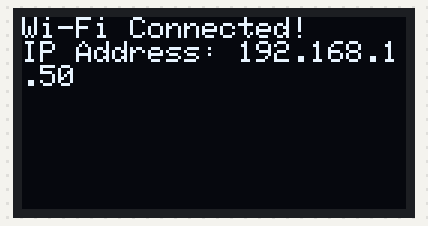
Recording of a sketch running on a simulated ESP8266 (NodeMCU). Shown: 128×64 one-colour display. WiFi joins after 1.5 s; servers stay silent unless stated; what the sketch prints to the serial monitor is not drawn.

Above: at 2.2 s.

The sketch:

sketch_dec12a.ino
```cpp
#include <Wire.h>
#include <Adafruit_GFX.h>
#include <Adafruit_SSD1306.h>
#include <ESP8266WiFi.h>  // 引入 Wi-Fi 库

// 屏幕分辨率
#define SCREEN_WIDTH 128
#define SCREEN_HEIGHT 64

// Wi-Fi 网络配置
const char* ssid = "daniu0807";  // 替换为你的Wi-Fi名称
const char* password = "33161842";  // 替换为你的Wi-Fi密码

// 创建 OLED 对象
Adafruit_SSD1306 display(SCREEN_WIDTH, SCREEN_HEIGHT, &Wire, -1);

void setup() {
  // 初始化串口监视器
  Serial.begin(115200);

  // 初始化 OLED 屏幕
  if (!display.begin(SSD1306_SWITCHCAPVCC, 0x3C)) {
    Serial.println(F("SSD1306 allocation failed"));
    for (;;);  // 停止程序
  }

  display.clearDisplay();
  display.display();

  // 连接到 Wi-Fi
  display.setTextSize(1);
  display.setTextColor(SSD1306_WHITE);
  display.setCursor(0, 0);
  display.println("Connecting to Wi-Fi...");
  display.display();

  WiFi.begin(ssid, password);  // 连接到 Wi-Fi

  // 等待连接
  while (WiFi.status() != WL_CONNECTED) {
    delay(1000);
    Serial.println("Connecting to WiFi...");
  }

  // 连接成功
  Serial.println("Connected to WiFi");
  display.clearDisplay();
  display.setCursor(0, 0);
  display.println("Wi-Fi Connected!");
  display.print("IP Address: ");
  display.println(WiFi.localIP());  // 显示 IP 地址
  display.display();
}

void loop() {
  // 可以在此添加其他代码，比如定期显示数据等
}
```
